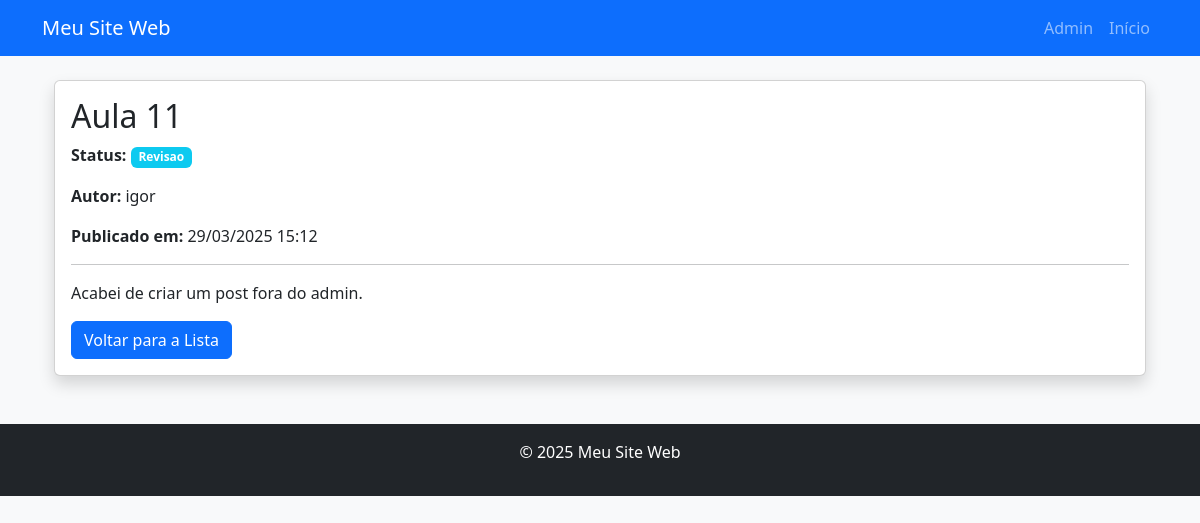
The app's page /post/2/ with its own data.
### AppAula/models.py (models this page shows)
class Post(models.Model):
    class Status(models.TextChoices):
        revisao = 'R', 'Revisao'
        publicado = 'P', 'Publicado'
    titulo = models.CharField(max_length=200)
    conteudo = models.TextField()
    data_publicacao = models.DateTimeField(auto_now_add=True)
    autor = models.ForeignKey(User, on_delete=models.CASCADE, null=True, blank=True)
    status = models.CharField(max_length=1, choices=Status.choices, default=Status.revisao)

### AppAula/views.py (the view)
# urls.py: path('post/<int:post_id>/', detalhe_post, name='detalhe_post'),
def detalhe_post(request, post_id):
    post = get_object_or_404(Post, id=post_id)
    return render(request, 'AppAula/detalhe_post.html', {'post': post})

### AppAula/templates/AppAula/detalhe_post.html (shortened to what this page needs)
{% extends "base.html" %}
{% block content %}
<div class="container mt-4">
    <div class="card shadow">
        <div class="card-body">
            <h2 class="card-title">{{ post.titulo }}</h2>
            <p class="card-text">
                <strong>Status:</strong>
                <span class="badge bg-info">{{ post.get_status_display }}</span>
            </p>
            <p class="card-text">
                <strong>Autor:</strong> {{ post.autor }}
            </p>
            <p class="card-text">
                <strong>Publicado em:</strong> {{ post.data_publicacao|date:"d/m/Y H:i" }}
            </p>
            <hr>
            <p class="card-text">{{ post.conteudo }}</p>
            <a href="{% url 'lista_posts' %}" class="btn btn-primary">Voltar para a Lista</a>
        </div>
    </div>
</div>
{% endblock %}

### records on screen
Post: titulo "Aula 11", status "Revisao", autor "igor", data_publicacao "29/03/2025 15:12", conteudo "Acabei de criar um post fora do admin."
